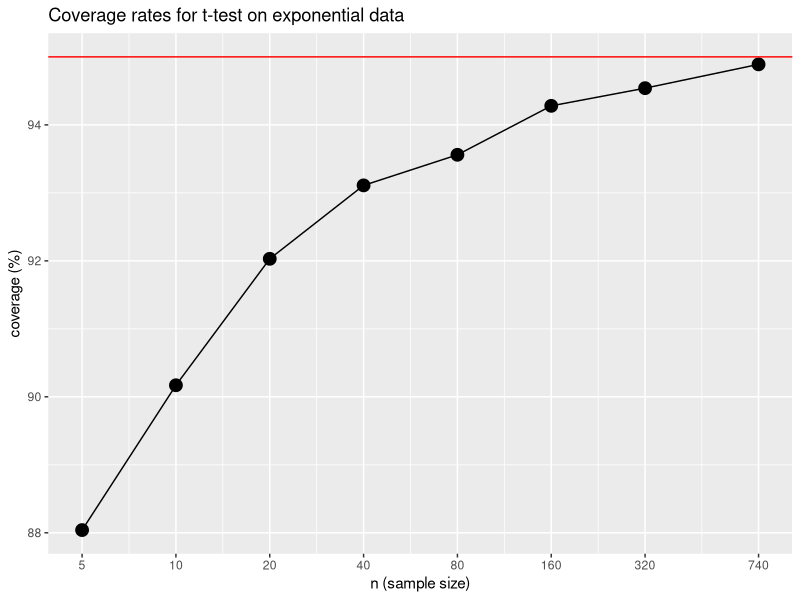

This figure's R source:
## ---- chunk 1
set.seed( 1019 )
## ---- chunk 2
library( tidyverse )
## ---- chunk 3
library( tidyverse )
options(list(dplyr.summarise.inform = FALSE))
## ---- chunk 4
# make fake data
dat = rnorm( 10, mean=3, sd=1 )

# conduct the test
tt = t.test( dat )
tt

# examine the results
tt$conf.int
## ---- chunk 5
findInterval( 3, tt$conf.int )
## ---- chunk 6
findInterval( 1, c(20, 30) )
findInterval( 25, c(20, 30) )
findInterval( 40, c(20, 30) )
## ---- chunk 7
# make fake data
dat = rnorm( 10, mean=3, sd=1 )

# conduct the test
tt = t.test( dat )

# evaluate the results
findInterval( 3, tt$conf.int ) == 1
## ---- chunk 8
rps = replicate( 1000, {
  dat = rnorm( 10 )
  tt = t.test( dat )
  findInterval( 0, tt$conf.int )
})
table( rps )
mean( rps == 1 )
## ---- chunk 9
hits = as.numeric( rps == 1 )
prop.test( sum(hits), length(hits), p = 0.95 )
## ---- chunk 10
rps = replicate( 1000, {
  dat = rexp( 10 )
  tt = t.test( dat )
  findInterval( 1, tt$conf.int )
})
table( rps )
## ---- chunk 11
mean( rps == 1 )
## ---- chunk 12
hits = as.numeric( rps == 1 )
prop.test( sum(hits), length(hits) )
## ---- chunk 13
run.experiment = function( n ) {
  rps = replicate( 10000, {
    dat = rexp( n )
    tt = t.test( dat )
    findInterval( 1, tt$conf.int )
  })

  mean( rps == 1 )
}
## ---- chunk 14
ns = c( 5, 10, 20, 40, 80, 160, 320, 740 )
cover = map_dbl( ns, run.experiment )
## ---- chunk 15
res = data.frame( n = ns, coverage=cover )
ggplot( res, aes( x=n, y=100*coverage ) ) +
  geom_line() + geom_point( size=4 ) +
  geom_hline( yintercept=95, col="red" ) +
  scale_x_log10( breaks=ns ) +
  labs( title="Coverage rates for t-test on exponential data",
        x = "n (sample size)", y = "coverage (%)" )
